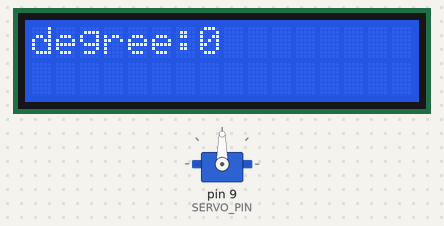
A sketch run on a simulated Arduino Uno, built with avr-gcc and run on an emulated ATmega328P. Shown: 16×2 character LCD, servo. What the sketch prints to the serial monitor is not drawn.

Above: at 0.2 s.

The sketch:

moter0_180.ino
```cpp
#include <Servo.h>

#include <LiquidCrystal_I2C.h>

LiquidCrystal_I2C lcd = LiquidCrystal_I2C(0x27,16,2);

Servo servo;
const int SERVO_PIN = 9;
const int VR_PIN = A0;

void setup() {
  // put your setup code here, to run once:
  lcd.init();
  lcd.begin(16, 2);
  lcd.clear();
  lcd.backlight();
  Serial.begin(115200UL);
  pinMode(VR_PIN, INPUT);
  pinMode(SERVO_PIN, OUTPUT);
  servo.attach(SERVO_PIN);
}

void loop() {
  // put your main code here, to run repeatedly:
//  int vr_value = analogRead(VR_PIN);
//  vr_value = map(vr_value,0,1023,0,180);
  int i;
//  for(i=0; i<180;i++)
//  {
//    servo.write(i);
//    delay(200);
//  }
//
//  for(i=180; i>=0; i--)
//  {
//    servo.write(i);
//    delay(200);
//  }
  Serial.println("degree");

  lcd.setCursor(0,0);
  lcd.print("degree:");

  lcd.print(i);
  delay(500UL);
  lcd.clear();


}
```
